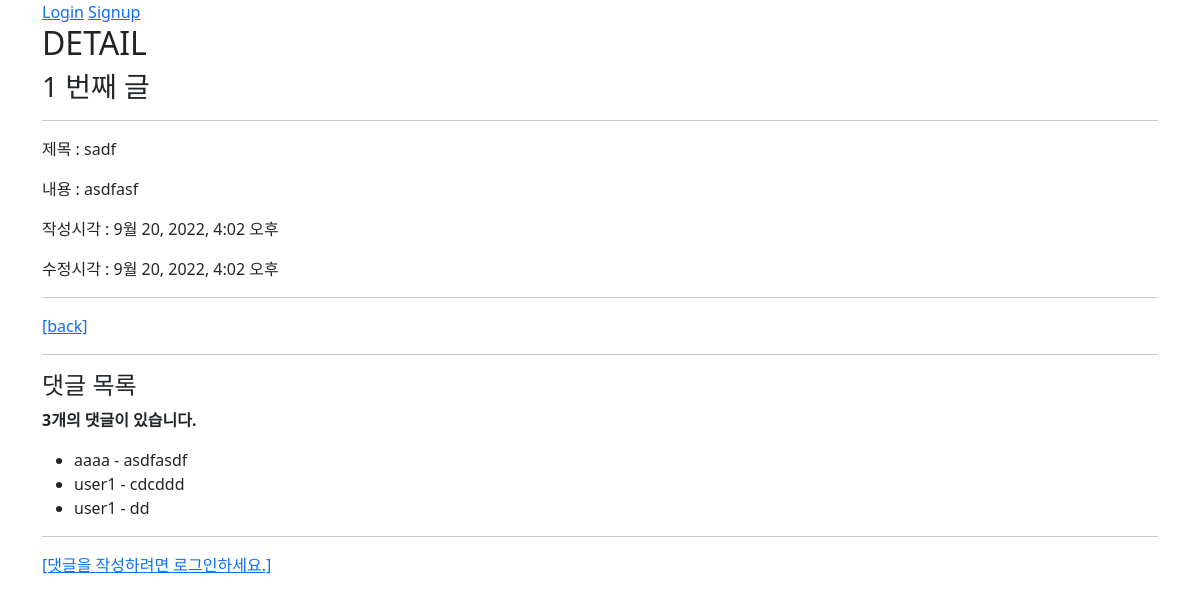
The app's page /articles/1/, older data.
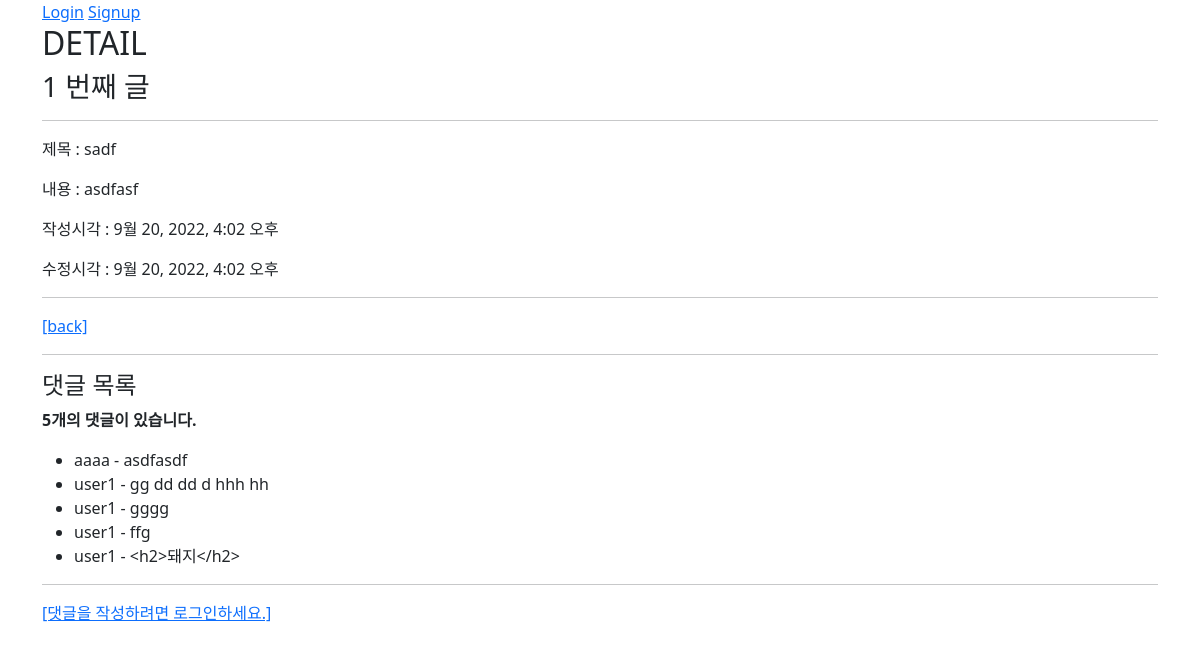
The same page, newer data.
### articles/models.py (models this page shows, shortened)
class Article(models.Model):
    user = models.ForeignKey(settings.AUTH_USER_MODEL, on_delete=models.CASCADE)
    like_users = models.ManyToManyField(settings.AUTH_USER_MODEL, related_name='like_articles')
    title = models.CharField(max_length=10)
    content = models.TextField()
    created_at = models.DateTimeField(auto_now_add=True)
    updated_at = models.DateTimeField(auto_now=True)

class Comment(models.Model):
    article = models.ForeignKey(Article, on_delete=models.CASCADE)
    user = models.ForeignKey(settings.AUTH_USER_MODEL, on_delete=models.CASCADE)
    content = models.CharField(max_length=200)
    created_at = models.DateTimeField(auto_now_add=True)
    updated_at = models.DateTimeField(auto_now=True)

### accounts/models.py (models this page shows)
class User(AbstractUser):
    followings = models.ManyToManyField('self', symmetrical=False, related_name='followers')

### articles/views.py (the view)
# urls.py: path('<int:pk>/', views.detail, name='detail'),
@require_safe
def detail(request, pk):
    article = get_object_or_404(Article, pk=pk)
    comment_form = CommentForm()
    comments = article.comment_set.all()
    context = {
        'article': article,
        'comment_form': comment_form,
        'comments': comments,
    }
    return render(request, 'articles/detail.html', context)

### articles/templates/articles/detail.html (shortened to what this page needs)
{% extends 'base.html' %}
{% block content %}
  <h2>DETAIL</h2>
  <h3>{{ article.pk }} 번째 글</h3>
  <hr>
  <p>제목 : {{ article.title }}</p>
  <p>내용 : {{ article.content }}</p>
  <p>작성시각 : {{ article.created_at }}</p>
  <p>수정시각 : {{ article.updated_at }}</p>
  <hr>
  <a href="{% url 'articles:index' %}">[back]</a>
  <hr>
  <h4>댓글 목록</h4>
  {% if comments %}
    <p id="comment-count"><b>{{ comments|length }}개의 댓글이 있습니다.</b></p>
  {% endif %}
  <ul id="comment-list">
    {% for comment in comments %}
      <li id="comment-{{ comment.pk }}" data-comment-pk="{{ comment.pk }}">
        {{ comment.user }} - <span> {{ comment.content }} </span>
      </li>
    {% endfor %}
  </ul>
  <hr>
  {% if request.user.is_authenticated %}
    <form id="comment-form">
      {% csrf_token %}
      {{ comment_form }}
      <input type="submit">
    </form>
  {% else %}
    <a href="{% url 'accounts:login' %}">[댓글을 작성하려면 로그인하세요.]</a>
  {% endif %}
{% endblock content %}

### templates/base.html (shortened to what this page needs)
<!DOCTYPE html>
<html lang="en">
<head>
  <link href="https://cdn.jsdelivr.net/npm/bootstrap@5.1.0/dist/css/bootstrap.min.css" rel="stylesheet">
</head>
<body>
  <div class="container">
    {% if request.user.is_authenticated %}
      <h3>Hello, {{ user.username }}</h3>
      <a href="{% url 'accounts:profile' user.username %}">내 프로필</a>
      <a href="{% url 'accounts:update' %}">회원정보수정</a>
      <form action="{% url 'accounts:logout' %}" method="POST">
        {% csrf_token %}
        <input type="submit" value="Logout">
      </form>
      <form action="{% url 'accounts:delete' %}" method="POST">
        {% csrf_token %}
        <input type="submit" value="회원탈퇴">
      </form>
    {% else %}
      <a href="{% url 'accounts:login' %}">Login</a>
      <a href="{% url 'accounts:signup' %}">Signup</a>
    {% endif %}
    {% block content %}
    {% endblock content %}
  </div>
</body>
</html>

Row changes from the older to the newer data that the page shows:
removed Comment: user "user1", content "cdcddd"
removed Comment: user "user1", content "dd"
added Comment: user "user1", content "gg dd dd d hhh hh"
added Comment: user "user1", content "gggg"
added Comment: user "user1", content "ffg"
added Comment: user "user1", content "<h2>돼지</h2>"
Text that changed along with them:
{{ comments|length }}: "3" → "5"
